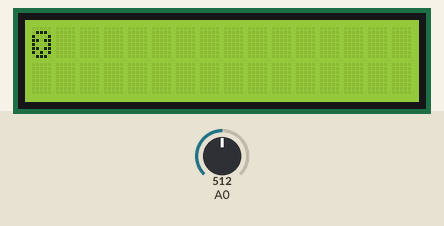
The sketch below on a simulated Arduino Uno, built with avr-gcc and run on an emulated ATmega328P. Parts: 16×2 character LCD. The inputs (shaded band) are chosen by the test bench; at power-on: A0 = 512.

Above: at 1.2 s.
1.3 s: A0 set to 0
At 1.57 s:
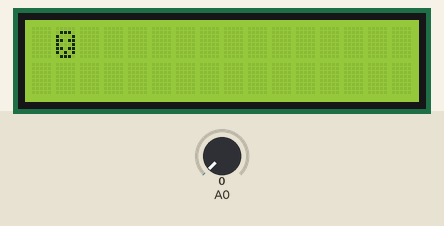
At 2.6 s:
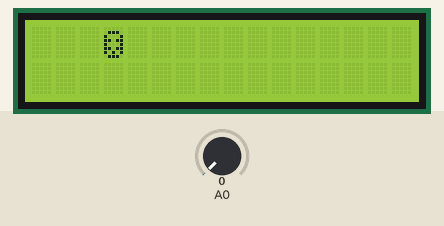

The sketch:

sketch_nov01d.ino
```cpp
#include  <LiquidCrystal.h>
#define SELECT 1
#define LEFT 2
#define UP 3
#define DOWN 4
#define RIGHT 5

LiquidCrystal lcd (8, 9, 4, 5, 6, 7) ;

int pozicijaX, pozicijaY;
int button_old, button_new;
unsigned long time_new, time_old;

int stanje;

byte smajli[8] {
  B00000,
  B01110,
  B10001,
  B11011,
  B10001,
  B11011,
  B10101,
  B01110,
};

void setup() {
  Serial.begin(9600);
  lcd.begin(16, 2);
  lcd.createChar(0, smajli);
  lcd.setCursor(0, 0);
  lcd.write(byte(0));

  pozicijaX = 0;
  pozicijaY = 0;

  time_new = millis();
  time_old = millis();

}

void loop() {
  time_new = millis();
  button_new = ocitaj_taster();

  if (button_new != button_old && button_new != 0) {
    stanje = button_new;
  }

    button_old = button_new;
  switch(stanje) {
    case UP:
      if (pozicijaY == 1) {
        pozicijaY = 0;
      }
    break;

    case DOWN:
      if (pozicijaY == 0) {
        pozicijaY = 1;
      }
    break;

    case RIGHT:
      if (time_new - time_old >= 500) {
        if (pozicijaX == 15) {
          pozicijaX = 0;
        }
        else if (pozicijaX < 15) {
          pozicijaX++;
        }
        time_old = time_new;
      }
    break;

    case LEFT:
      if (time_new - time_old >= 500) {
        if (pozicijaX == 0) {
          pozicijaX = 15;
        }
        else if (pozicijaX > 0) {
          pozicijaX--;
        }
        time_old = time_new;
      }
    break;

    default:
    break;
  }

  lcd.clear(); //za svaki novi ispis se proslo izbrise
  lcd.setCursor(pozicijaX, pozicijaY);
  lcd.write(byte(0));
}

byte ocitaj_taster()
{
 int tmp = analogRead(0); //stanje tastera se ocitava preko
 //analognog ulaza 0
 if (tmp > 635 && tmp < 645) //SELECT
  return 1;
 if (tmp > 405 && tmp < 415) //LEFT
  return 2;
 if (tmp > 95 && tmp < 105) //UP
  return 3;
 if (tmp > 252 && tmp < 262) //DOWN
  return 4;
 if (tmp < 5) //RIGHT
  return 5;
 return 0; //nije pritisnut nijedan od tastera
}
```

Measured:
- after the input at 1.3 s, the display: changes at once (image 1)
- what the display in image 1 shows lasts 0.5 s, from 1.3 s to 1.8 s
